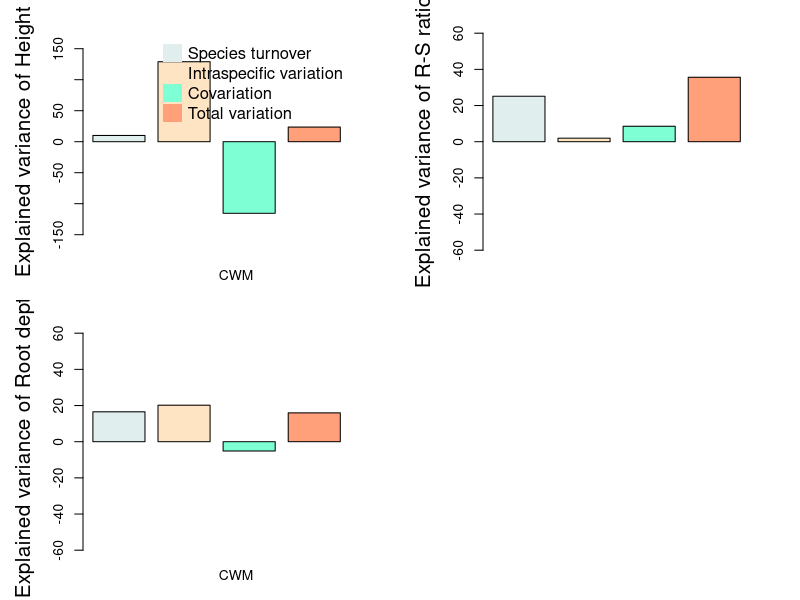

This chart was generated by the following R code: (Note: this script raises an error after producing the figure.)
##%######################################################%##
#                                                          #
####            Plotting intra versus inter             ####
#                                                          #
##%######################################################%##

png(
  "output_plot/Intra Figure 2.jpg",
  width = 16,
  height = 8,
  units = 'in',
  res = 300
)
par(mfcol=c(2,2))

par(mar = c(3, 5, 2, 3))

##%######################################################%##
#                                                          #
####                      Height                        ####
#                                                          #
##%######################################################%##

barplot(as.numeric(c("10.08","129.01","-115.47","23.62")),
        col = c("azure2","bisque","aquamarine","lightsalmon","azure2","bisque","aquamarine","lightsalmon"),
        ylab = "Explained variance of Height", space = as.numeric(c("0.25","0.25","0.25","0.25")),
        cex.lab = 1.5, ylim=c(-175,175))


label=c("CWM")

axis(1, 
     at = seq(3 ,6 , 4), 
     labels = label , 
     tick=FALSE)

legend("topright", legend = c("Species turnover", "Intraspecific variation", "Covariation", "Total variation"), 
       col=c("azure2","bisque","aquamarine","lightsalmon"),
       pch = 15, bty = "n", pt.cex = 3, cex = 1.2,  horiz = F)

##%######################################################%##  
#                                                          #
####                    Root Depth                      ####
#                                                          #
##%######################################################%##

barplot(as.numeric(c("16.54", "20.18", "-5.15", "15.95")),
        col = c("azure2","bisque","aquamarine","lightsalmon","azure2","bisque","aquamarine","lightsalmon"),
        ylab = "Explained variance of Root depth", space = as.numeric(c("0.25","0.25","0.25","0.25")),
        cex.lab = 1.5, ylim=c(-60,60))

label=c("CWM")

axis(1, 
     at = seq(3 ,6 , 4), 
     labels = label , 
     tick=FALSE)

##%######################################################%##
#                                                          #
####                      R-S ratio                     ####
#                                                          #
##%######################################################%##

barplot(as.numeric(c("25.14", "1.96", "8.54", "35.64")),
        col = c("azure2","bisque","aquamarine","lightsalmon","azure2","bisque","aquamarine","lightsalmon"),
        ylab = "Explained variance of R-S ratio", space = as.numeric(c("0.25","0.25","0.25","0.25")),
        cex.lab = 1.5, ylim=c(-60,60))

label=c("CWM", "FDis")

axis(1, 
     at = seq(3 ,6 , 4), 
     labels = label , 
     tick=FALSE)


##%######################################################%##
#                                                          #
####                        SLA                         ####
#                                                          #
##%######################################################%##

barplot(as.numeric(c("12.37", "17.94", "-13.72", "16.58")),
        col = c("azure2","bisque","aquamarine","lightsalmon","azure2","bisque","aquamarine","lightsalmon"),
        ylab = "Explained variance of SLA", space = as.numeric(c("0.25","0.25","0.25","0.25")),
        cex.lab = 1.5, ylim=c(-60,60))

label=c("CWM")

axis(1, 
     at = seq(3 ,6 , 4), 
     labels = label , 
     tick=FALSE)

dev.off ()

